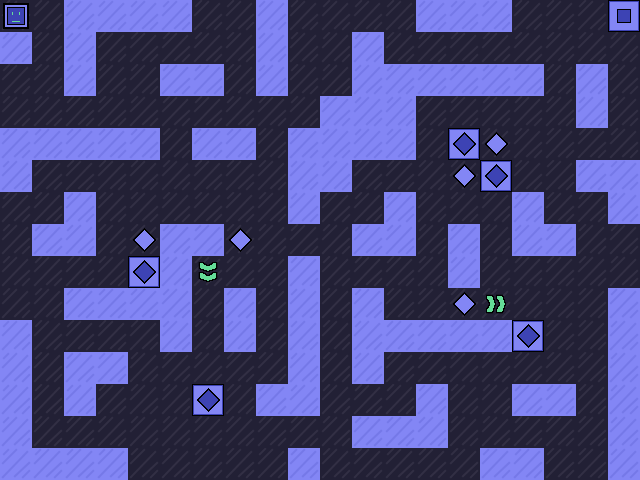

This is a level from a 2D game, rendered from its Tiled map with the project's own tilesets. A one-line summary and the map file follow, with tile-layer data summarised:
An orthogonal 20x15 tile map with 32x32 px tiles, 2 tile layers (background, entities), 2 tilesets.

<map version="1.2" tiledversion="1.3.5" orientation="orthogonal" renderorder="right-down" width="20" height="15" tilewidth="32" tileheight="32" infinite="0" nextlayerid="3" nextobjectid="1">
 <tileset firstgid="1" name="bgTiles" tilewidth="32" tileheight="32" tilecount="64" columns="8">
  <image source="../spritesheets/levelSpritesheet.png" width="256" height="256" />
  <tile id="0">
   <properties>
    <property name="parity" type="int" value="2" />
   </properties>
  </tile>
  <tile id="1">
   <properties>
    <property name="parity" type="int" value="1" />
   </properties>
  </tile>
 </tileset>
 <tileset firstgid="65" name="entityTiles" tilewidth="32" tileheight="32" tilecount="64" columns="8">
  <image source="../spritesheets/entitySpritesheet.png" width="256" height="256" />
  <tile id="0">
   <properties>
    <property name="name" value="diamond" />
    <property name="parity" type="int" value="2" />
   </properties>
  </tile>
  <tile id="1">
   <properties>
    <property name="name" value="diamond" />
    <property name="parity" type="int" value="1" />
   </properties>
  </tile>
  <tile id="4">
   <properties>
    <property name="direction" type="int" value="3" />
    <property name="name" value="boost" />
    <property name="parity" type="int" value="1" />
    <property name="power" type="int" value="1" />
   </properties>
  </tile>
  <tile id="5">
   <properties>
    <property name="direction" type="int" value="1" />
    <property name="name" value="boost" />
    <property name="parity" type="int" value="1" />
    <property name="power" type="int" value="1" />
   </properties>
  </tile>
  <tile id="6">
   <properties>
    <property name="direction" type="int" value="4" />
    <property name="name" value="boost" />
    <property name="parity" type="int" value="1" />
    <property name="power" type="int" value="20" />
   </properties>
  </tile>
  <tile id="7">
   <properties>
    <property name="direction" type="int" value="2" />
    <property name="name" value="boost" />
    <property name="parity" type="int" value="1" />
    <property name="power" type="int" value="20" />
   </properties>
  </tile>
  <tile id="8">
   <properties>
    <property name="direction" type="int" value="1" />
    <property name="name" value="player" />
    <property name="parity" type="int" value="2" />
   </properties>
  </tile>
  <tile id="9">
   <properties>
    <property name="direction" type="int" value="3" />
    <property name="name" value="player" />
    <property name="parity" type="int" value="2" />
   </properties>
  </tile>
  <tile id="10">
   <properties>
    <property name="direction" type="int" value="4" />
    <property name="name" value="player" />
    <property name="parity" type="int" value="2" />
   </properties>
  </tile>
  <tile id="11">
   <properties>
    <property name="direction" type="int" value="2" />
    <property name="name" value="player" />
    <property name="parity" type="int" value="2" />
   </properties>
  </tile>
  <tile id="12">
   <properties>
    <property name="direction" type="int" value="4" />
    <property name="name" value="boost" />
    <property name="parity" type="int" value="1" />
    <property name="power" type="int" value="1" />
   </properties>
  </tile>
  <tile id="13">
   <properties>
    <property name="direction" type="int" value="2" />
    <property name="name" value="boost" />
    <property name="parity" type="int" value="1" />
    <property name="power" type="int" value="1" />
   </properties>
  </tile>
  <tile id="14">
   <properties>
    <property name="direction" type="int" value="1" />
    <property name="name" value="boost" />
    <property name="parity" type="int" value="1" />
    <property name="power" type="int" value="20" />
   </properties>
  </tile>
  <tile id="15">
   <properties>
    <property name="direction" type="int" value="3" />
    <property name="name" value="boost" />
    <property name="parity" type="int" value="1" />
    <property name="power" type="int" value="20" />
   </properties>
  </tile>
  <tile id="16">
   <properties>
    <property name="name" value="receptor" />
    <property name="parity" type="int" value="2" />
    <property name="shape" value="player" />
   </properties>
  </tile>
  <tile id="17">
   <properties>
    <property name="name" value="receptor" />
    <property name="parity" type="int" value="2" />
    <property name="shape" value="diamond" />
   </properties>
  </tile>
  <tile id="18">
   <properties>
    <property name="name" value="portal" />
    <property name="parity" type="int" value="2" />
   </properties>
  </tile>
  <tile id="20">
   <properties>
    <property name="direction" type="int" value="3" />
    <property name="name" value="boost" />
    <property name="parity" type="int" value="2" />
    <property name="power" type="int" value="1" />
   </properties>
  </tile>
  <tile id="21">
   <properties>
    <property name="direction" type="int" value="1" />
    <property name="name" value="boost" />
    <property name="parity" type="int" value="2" />
    <property name="power" type="int" value="1" />
   </properties>
  </tile>
  <tile id="22">
   <properties>
    <property name="direction" type="int" value="4" />
    <property name="name" value="boost" />
    <property name="parity" type="int" value="2" />
    <property name="power" type="int" value="20" />
   </properties>
  </tile>
  <tile id="23">
   <properties>
    <property name="direction" type="int" value="2" />
    <property name="name" value="boost" />
    <property name="parity" type="int" value="2" />
    <property name="power" type="int" value="20" />
   </properties>
  </tile>
  <tile id="24">
   <properties>
    <property name="name" value="receptor" />
    <property name="parity" type="int" value="1" />
    <property name="shape" value="player" />
   </properties>
  </tile>
  <tile id="25">
   <properties>
    <property name="name" value="receptor" />
    <property name="parity" type="int" value="1" />
    <property name="shape" value="diamond" />
   </properties>
  </tile>
  <tile id="26">
   <properties>
    <property name="name" value="portal" />
    <property name="parity" type="int" value="1" />
   </properties>
  </tile>
  <tile id="28">
   <properties>
    <property name="direction" type="int" value="4" />
    <property name="name" value="boost" />
    <property name="parity" type="int" value="2" />
    <property name="power" type="int" value="1" />
   </properties>
  </tile>
  <tile id="29">
   <properties>
    <property name="direction" type="int" value="2" />
    <property name="name" value="boost" />
    <property name="parity" type="int" value="2" />
    <property name="power" type="int" value="1" />
   </properties>
  </tile>
  <tile id="30">
   <properties>
    <property name="direction" type="int" value="1" />
    <property name="name" value="boost" />
    <property name="parity" type="int" value="2" />
    <property name="power" type="int" value="20" />
   </properties>
  </tile>
  <tile id="31">
   <properties>
    <property name="direction" type="int" value="3" />
    <property name="name" value="boost" />
    <property name="parity" type="int" value="2" />
    <property name="power" type="int" value="20" />
   </properties>
  </tile>
 </tileset>
 <layer id="1" name="background" width="20" height="15">
  <data>[300 cells, 300 non-empty, 2 distinct tile ids]</data>
 </layer>
 <layer id="2" name="entities" width="20" height="15">
  <data>[300 cells, 14 non-empty, 6 distinct tile ids]</data>
 </layer>
</map>
